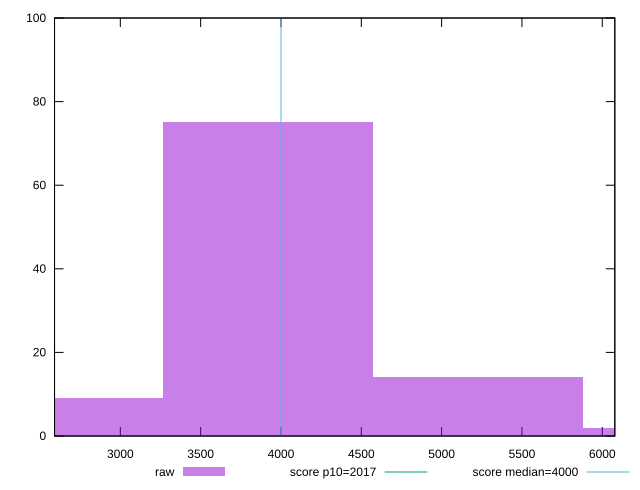

Generate this figure with gnuplot:
reset

$raw <<EOF
3920.6411984036886 75
5227.521597871585 14
6534.401997339482 2
2613.7607989357925 9
EOF

set key outside below
set boxwidth 1306.8803994678963
set xrange [2590.3959999999956:6078.143999999991]
set yrange [0:100]
set trange [0:100]
set style fill transparent solid 0.5 noborder

set parametric
set terminal svg size 640, 490 enhanced background rgb 'white'
set output "reports/report_00028_2021-02-24T12-49-42.674Z/mainthread-work-breakdown/samples/astro/raw/histogram.svg"

plot $raw title "raw" with boxes, \
     2017,t title "score p10=2017", \
     4000,t title "score median=4000"

reset
